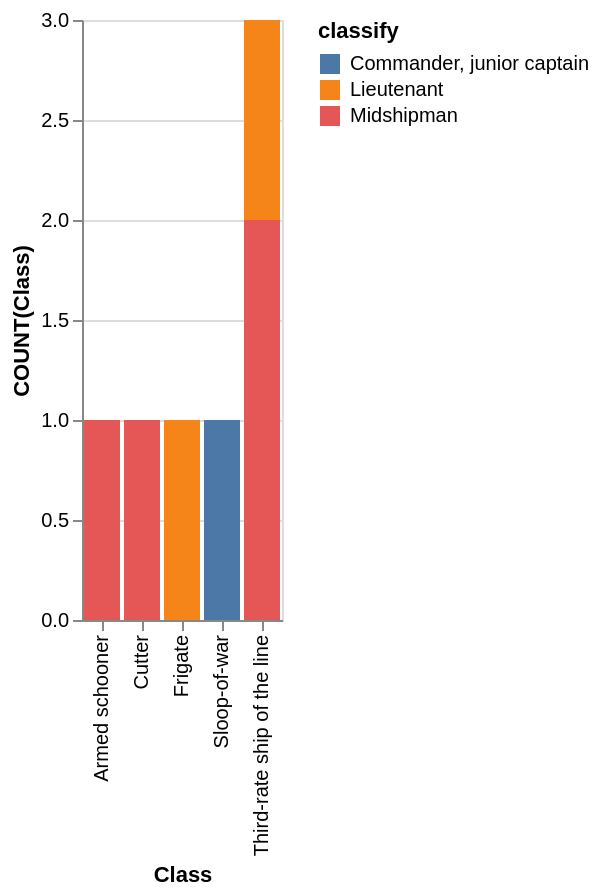

The specification (Vega-Lite) saved for this image:
### Vega-Lite specification from a JSON file in a GitHub repository (floating-point values rounded to 4 significant figures)
{"data": {"values": [{"x_data": "Armed schooner", "y_data": 0, "classify": "Commander, junior captain"}, {"x_data": "Cutter", "y_data": 0, "classify": "Commander, junior captain"}, {"x_data": "Frigate", "y_data": 0, "classify": "Commander, junior captain"}, {"x_data": "Sloop-of-war", "y_data": 1, "classify": "Commander, junior captain"}, {"x_data": "Third-rate ship of the line", "y_data": 0, "classify": "Commander, junior captain"}, {"x_data": "Armed schooner", "y_data": 0, "classify": "Lieutenant"}, {"x_data": "Cutter", "y_data": 0, "classify": "Lieutenant"}, {"x_data": "Frigate", "y_data": 1, "classify": "Lieutenant"}, {"x_data": "Sloop-of-war", "y_data": 0, "classify": "Lieutenant"}, {"x_data": "Third-rate ship of the line", "y_data": 1, "classify": "Lieutenant"}, {"x_data": "Armed schooner", "y_data": 1, "classify": "Midshipman"}, {"x_data": "Cutter", "y_data": 1, "classify": "Midshipman"}, {"x_data": "Frigate", "y_data": 0, "classify": "Midshipman"}, {"x_data": "Sloop-of-war", "y_data": 0, "classify": "Midshipman"}, {"x_data": "Third-rate ship of the line", "y_data": 2, "classify": "Midshipman"}]}, "mark": "bar", "encoding": {"x": {"field": "x_data", "type": "nominal", "title": "Class", "sort": {"op": "sum", "field": "y_data", "order": "ascending"}}, "y": {"field": "y_data", "type": "quantitative", "title": "COUNT(Class)"}, "color": {"field": "classify"}}}
